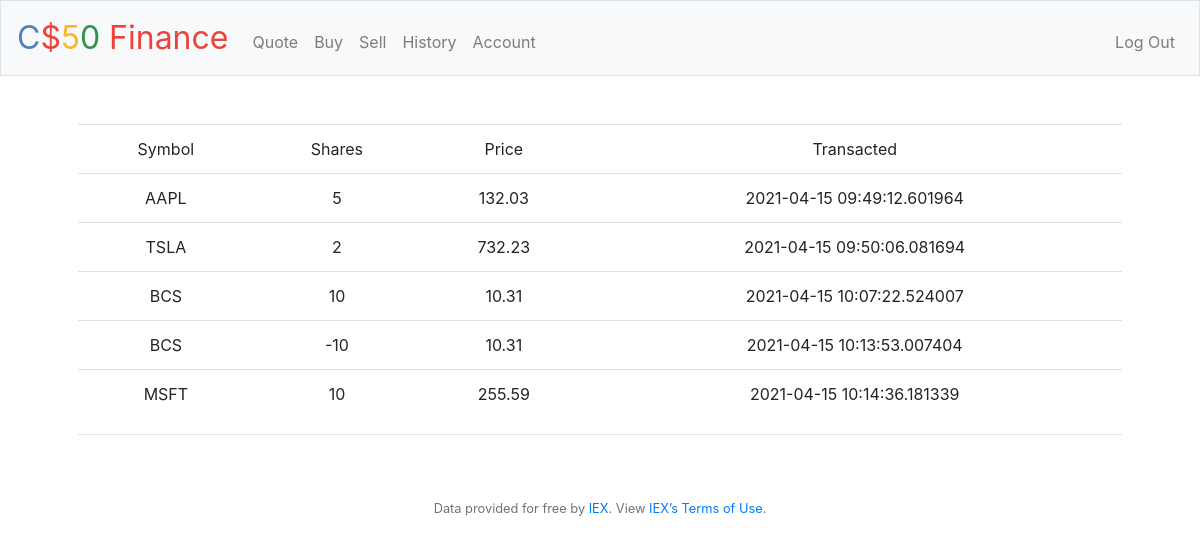
Screenshot of /history (signed in) with the database file from the repository.
### tables this page shows
CREATE TABLE history (
id integer primary key autoincrement,
user TEXT NOT NULL,
user_pk int NOT NULL,
timestamp TEXT NOT NULL,
symbol TEXT NOT NULL,
delta_shares int NOT NULL,
price_share REAL NOT NULL
);

### application.py (the view)
@app.route("/history")
@login_required
def history():
    transactions = db.execute("SELECT * FROM history WHERE user_pk=?", session.get("user_id"))
    return render_template("history.html", trans=transactions)

### application.py (called while the page is built)
@app.after_request
def after_request(response):
    response.headers["Cache-Control"] = "no-cache, no-store, must-revalidate"
    response.headers["Expires"] = 0
    response.headers["Pragma"] = "no-cache"
    return response

### helpers.py (called while the page is built)
def login_required(f):
    @wraps(f)
    def decorated_function(*args, **kwargs):
        if session.get("user_id") is None:
            return redirect("/login")
        return f(*args, **kwargs)
    return decorated_function

### templates/history.html (shortened to what this page needs)
{% extends "layout.html" %}
{% block main %}
    <form action="/history" method="get">
    <div class="table-hover">
        <table class="table">
            <thead>
                <td scope="col">Symbol</td>
                <td scope="col">Shares</td>
                <td scope="col">Price</td>
                <td scope="col">Transacted</td>
            </thead>
            <tbody>
                {% for tran in trans %}
                <tr>
                        <td>{{ tran.symbol }}</td>
                        <td>{{ tran.delta_shares }}</td>
                        <td>{{ tran.price_share }}</td>
                        <td>{{ tran.timestamp }}</td>
                </tr>
                {% endfor %}
            </tbody>
        </table>
    </div>
    </form>
    <hr>
{% endblock %}

### templates/layout.html (shortened to what this page needs)
<!DOCTYPE html>
<html lang="en">
    <head>
        <link rel="stylesheet" href="https://cdn.jsdelivr.net/npm/bootstrap@4.5.3/dist/css/bootstrap.min.css">
        <link href="/static/styles.css" rel="stylesheet">
    </head>
    <body>
        <nav class="navbar navbar-expand-md navbar-light bg-light border">
            <a class="navbar-brand" href="/"><span class="blue">C</span><span class="red">$</span><span class="yellow">5</span><span class="green">0</span> <span class="red">Finance</span></a>
            <div class="collapse navbar-collapse" id="navbar">
                {% if session.user_id %}
                    <ul class="navbar-nav mr-auto mt-2">
                        <li class="nav-item"><a class="nav-link" href="/quote">Quote</a></li>
                        <li class="nav-item"><a class="nav-link" href="/buy">Buy</a></li>
                        <li class="nav-item"><a class="nav-link" href="/sell">Sell</a></li>
                        <li class="nav-item"><a class="nav-link" href="/history">History</a></li>
                        <li class="nav-item"><a class="nav-link" href="/account">Account</a></li>
                    </ul>
                    <ul class="navbar-nav ml-auto mt-2">
                        <li class="nav-item"><a class="nav-link" href="/logout">Log Out</a></li>
                    </ul>
                {% else %}
                    <ul class="navbar-nav ml-auto mt-2">
                        <li class="nav-item"><a class="nav-link" href="/register">Register</a></li>
                        <li class="nav-item"><a class="nav-link" href="/login">Log In</a></li>
                    </ul>
                {% endif %}
            </div>
        </nav>
        <main class="container p-5">
            {% block main %}{% endblock %}
        </main>
        <footer class="small text-center text-muted">
            Data provided for free by <a href="https://iextrading.com/developer">IEX</a>. View <a href="https://iextrading.com/api-exhibit-a/">IEX’s Terms of Use</a>.
        </footer>
    </body>
</html>

### static/styles.css (style rules this page uses)
nav .navbar-brand { font-size: xx-large; }
nav .navbar-brand .blue { color: #537fbe; }
nav .navbar-brand .red { color: #ea433b; }
nav .navbar-brand .yellow { color: #f5b82e; }
nav .navbar-brand .green { color: #2e944b; }
main { overflow-x: auto; text-align: center; }

### rows the page displays
history: symbol "AAPL", delta_shares "5", price_share "132.03", timestamp "2021-04-15 09:49:12.601964"
history: symbol "TSLA", delta_shares "2", price_share "732.23", timestamp "2021-04-15 09:50:06.081694"
history: symbol "BCS", delta_shares "10", price_share "10.31", timestamp "2021-04-15 10:07:22.524007"
history: symbol "BCS", delta_shares "-10", price_share "10.31", timestamp "2021-04-15 10:13:53.007404"
history: symbol "MSFT", delta_shares "10", price_share "255.59", timestamp "2021-04-15 10:14:36.181339"
